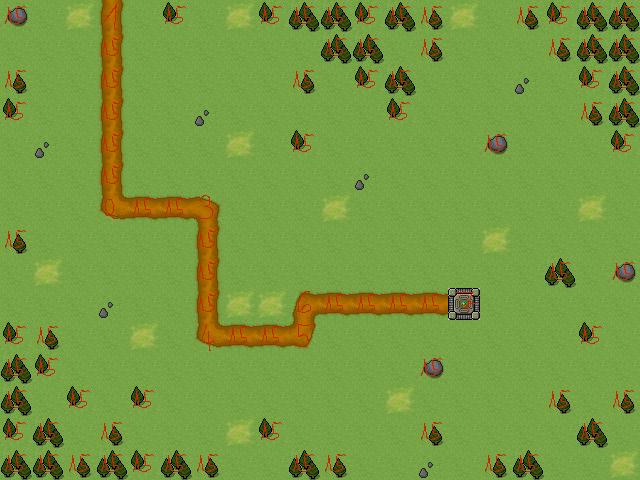

Tiled map render using the project's own tile images. Description and the map definition, with tile-layer contents summarised, below:
An orthogonal 20x15 tile map with 32x32 px tiles, 2 tile layers (map, objects), 2 tilesets.

<map version="1.0" orientation="orthogonal" renderorder="right-down" width="20" height="15" tilewidth="32" tileheight="32" nextobjectid="1">
 <tileset firstgid="1" name="Sprite-Kevin" tilewidth="32" tileheight="32">
  <image source="../images/Sprite-Kevin.png" width="640" height="480" />
 </tileset>
 <tileset firstgid="301" name="Waypoints-Sprite-15-1" tilewidth="32" tileheight="32">
  <image source="../images/Waypoints-Sprite-15-1.png" width="480" height="32" />
 </tileset>
 <layer name="map" width="20" height="15">
  <data>[300 cells, 300 non-empty, 14 distinct tile ids]</data>
 </layer>
 <layer name="objects" width="20" height="15">
  <data>[300 cells, 85 non-empty, 8 distinct tile ids]</data>
 </layer>
</map>
